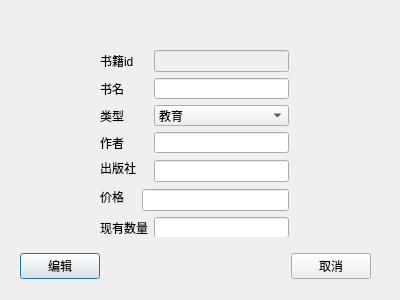
<?xml version="1.0" encoding="UTF-8"?>
<ui version="4.0">
 <class>BookEditDialog</class>
 <widget class="QDialog" name="BookEditDialog">
  <property name="geometry">
   <rect>
    <x>0</x>
    <y>0</y>
    <width>400</width>
    <height>300</height>
   </rect>
  </property>
  <property name="windowTitle">
   <string>Dialog</string>
  </property>
  <widget class="QWidget" name="layoutWidget">
   <property name="geometry">
    <rect>
     <x>20</x>
     <y>250</y>
     <width>351</width>
     <height>33</height>
    </rect>
   </property>
   <layout class="QHBoxLayout" name="layout">
    <property name="spacing">
     <number>6</number>
    </property>
    <property name="margin" stdset="0">
     <number>0</number>
    </property>
    <item>
     <widget class="QPushButton" name="ok_btn">
      <property name="text">
       <string>编辑</string>
      </property>
     </widget>
    </item>
    <item>
     <spacer name="spacer">
      <property name="orientation">
       <enum>Qt::Horizontal</enum>
      </property>
      <property name="sizeHint" stdset="0">
       <size>
        <width>131</width>
        <height>31</height>
       </size>
      </property>
     </spacer>
    </item>
    <item>
     <widget class="QPushButton" name="back_btn">
      <property name="text">
       <string>取消</string>
      </property>
     </widget>
    </item>
   </layout>
  </widget>
  <widget class="QWidget" name="layoutWidget">
   <property name="geometry">
    <rect>
     <x>100</x>
     <y>50</y>
     <width>189</width>
     <height>187</height>
    </rect>
   </property>
   <layout class="QGridLayout" name="gridLayout">
    <item row="2" column="0" colspan="2">
     <widget class="QLabel" name="type_label">
      <property name="text">
       <string>类型</string>
      </property>
      <property name="buddy">
       <cstring>type_combo_box</cstring>
      </property>
     </widget>
    </item>
    <item row="5" column="0" rowspan="2">
     <widget class="QLabel" name="price_label">
      <property name="text">
       <string>价格</string>
      </property>
      <property name="buddy">
       <cstring>price_edit</cstring>
      </property>
     </widget>
    </item>
    <item row="3" column="2">
     <widget class="QLineEdit" name="auther_edit"/>
    </item>
    <item row="7" column="0" colspan="2">
     <widget class="QLabel" name="num_label">
      <property name="text">
       <string>现有数量</string>
      </property>
      <property name="buddy">
       <cstring>num_edit</cstring>
      </property>
     </widget>
    </item>
    <item row="3" column="0">
     <widget class="QLabel" name="auther_label">
      <property name="text">
       <string>作者</string>
      </property>
      <property name="buddy">
       <cstring>auther_edit</cstring>
      </property>
     </widget>
    </item>
    <item row="4" column="2" rowspan="2">
     <widget class="QLineEdit" name="press_edit">
      <property name="text">
       <string/>
      </property>
     </widget>
    </item>
    <item row="4" column="0">
     <widget class="QLabel" name="press_label">
      <property name="text">
       <string>出版社</string>
      </property>
      <property name="buddy">
       <cstring>press_edit</cstring>
      </property>
     </widget>
    </item>
    <item row="6" column="1" colspan="2">
     <widget class="QLineEdit" name="price_edit">
      <property name="text">
       <string/>
      </property>
     </widget>
    </item>
    <item row="2" column="2">
     <widget class="QComboBox" name="type_combo_box">
      <item>
       <property name="text">
        <string>教育</string>
       </property>
      </item>
      <item>
       <property name="text">
        <string>童话</string>
       </property>
      </item>
      <item>
       <property name="text">
        <string>文学</string>
       </property>
      </item>
      <item>
       <property name="text">
        <string>科幻</string>
       </property>
      </item>
     </widget>
    </item>
    <item row="1" column="2">
     <widget class="QLineEdit" name="name_edit"/>
    </item>
    <item row="1" column="0" colspan="2">
     <widget class="QLabel" name="name_label">
      <property name="text">
       <string>书名</string>
      </property>
      <property name="buddy">
       <cstring>name_edit</cstring>
      </property>
     </widget>
    </item>
    <item row="7" column="2">
     <widget class="QLineEdit" name="num_edit">
      <property name="text">
       <string/>
      </property>
     </widget>
    </item>
    <item row="0" column="0">
     <widget class="QLabel" name="id_label">
      <property name="text">
       <string>书籍id</string>
      </property>
     </widget>
    </item>
    <item row="0" column="2">
     <widget class="QLineEdit" name="id_edit">
      <property name="enabled">
       <bool>false</bool>
      </property>
     </widget>
    </item>
   </layout>
  </widget>
 </widget>
 <resources/>
 <connections>
  <connection>
   <sender>ok_btn</sender>
   <signal>clicked()</signal>
   <receiver>BookEditDialog</receiver>
   <slot>accept()</slot>
   <hints>
    <hint type="sourcelabel">
     <x>278</x>
     <y>253</y>
    </hint>
    <hint type="destinationlabel">
     <x>96</x>
     <y>254</y>
    </hint>
   </hints>
  </connection>
  <connection>
   <sender>back_btn</sender>
   <signal>clicked()</signal>
   <receiver>BookEditDialog</receiver>
   <slot>reject()</slot>
   <hints>
    <hint type="sourcelabel">
     <x>369</x>
     <y>253</y>
    </hint>
    <hint type="destinationlabel">
     <x>179</x>
     <y>282</y>
    </hint>
   </hints>
  </connection>
 </connections>
</ui>
